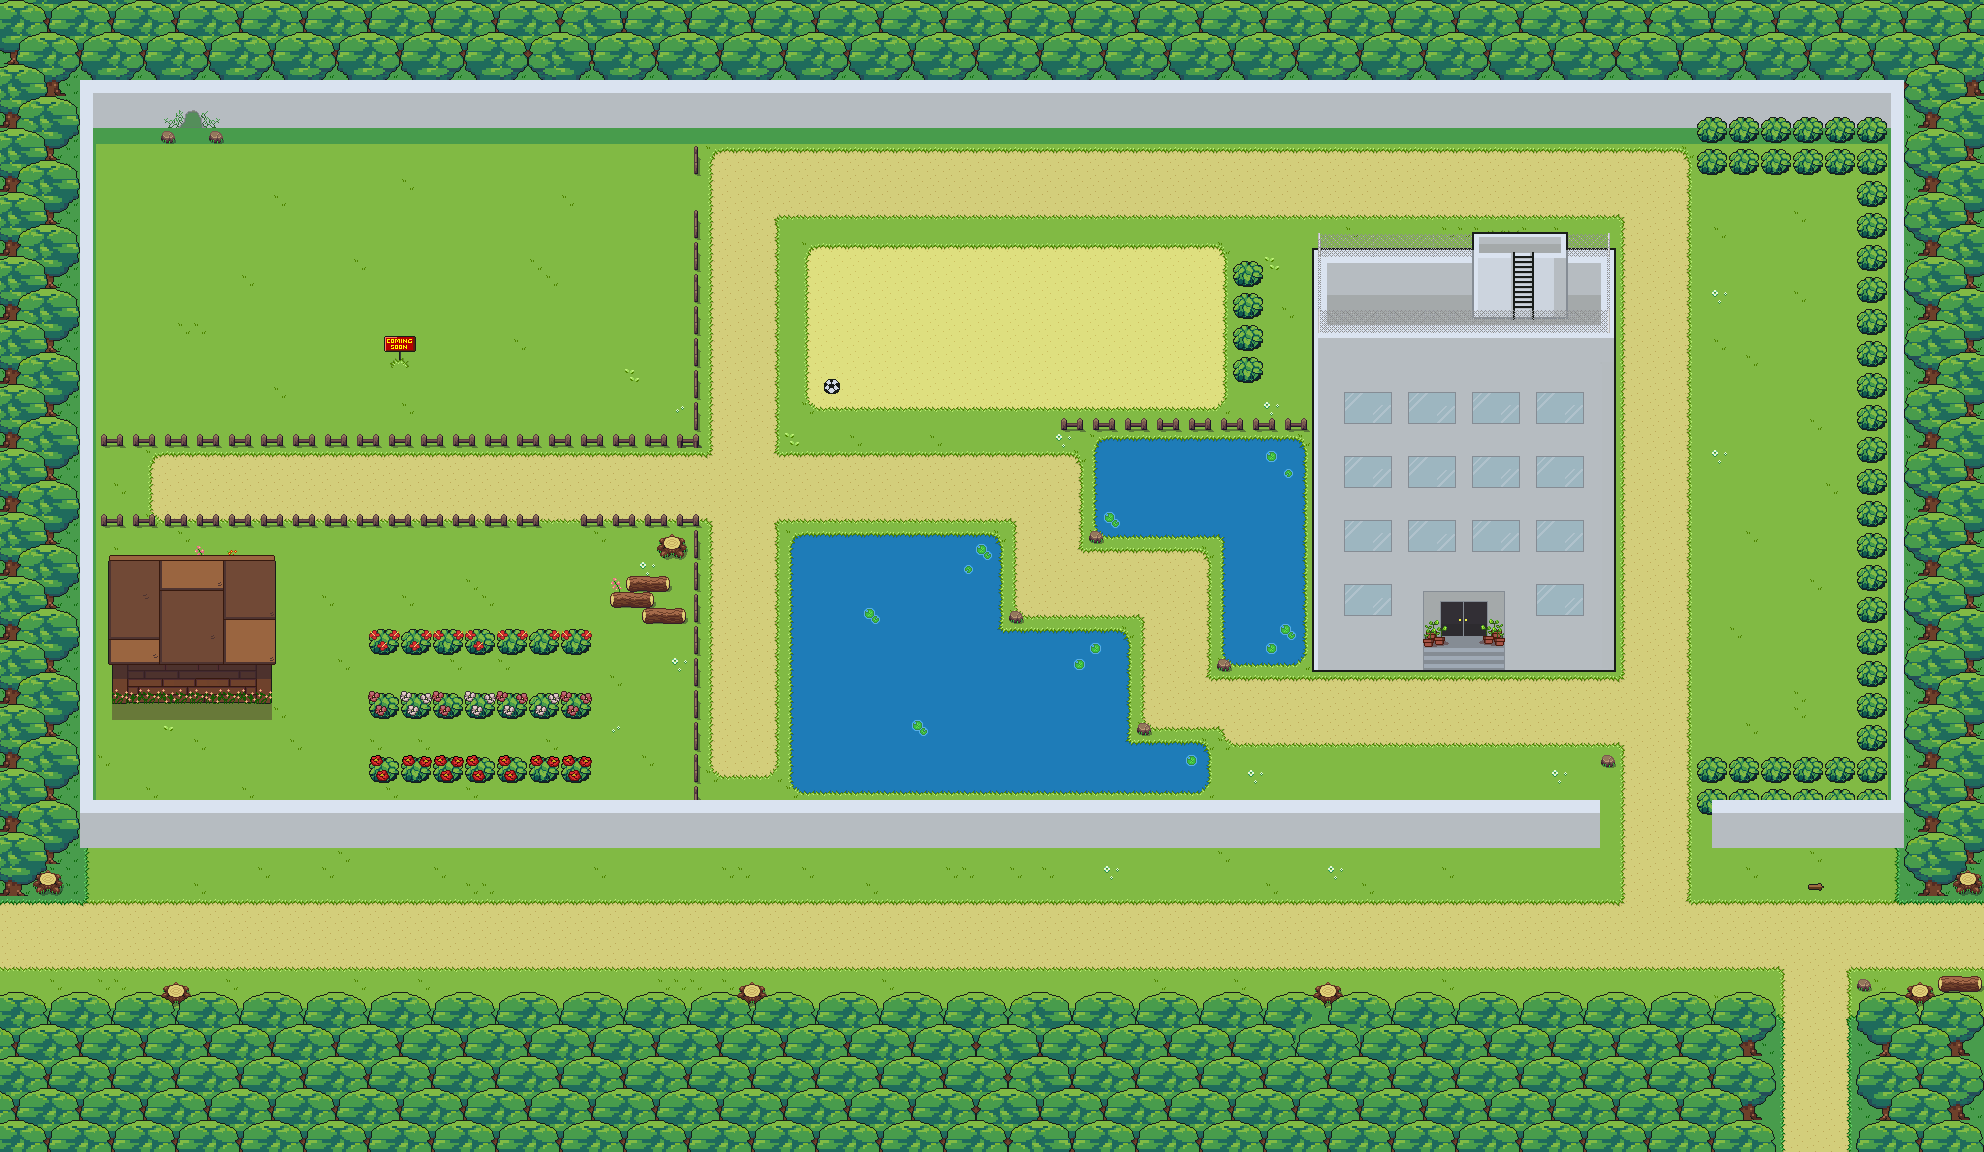

This is a level from a 2D game, rendered from its Tiled map with the project's own tilesets. A one-line summary and the map file follow, with tile-layer data summarised:
An orthogonal 124x72 tile map with 16x16 px tiles, 39 tile layers (base, base2, jalan, air, ...), 4 tilesets and 179 objects.

<map version="1.5" tiledversion="1.7.2" orientation="orthogonal" renderorder="right-down" width="124" height="72" tilewidth="16" tileheight="16" infinite="0" nextlayerid="51" nextobjectid="666">
 <tileset firstgid="1" source="obyek.tsx" />
 <tileset firstgid="257" source="aset sekolah.tsx" />
 <tileset firstgid="1247" source="Overworld.tsx" />
 <tileset firstgid="2687" source="aset basecamp.tsx" />
 <layer id="1" name="base" width="124" height="72">
  <data>[8928 cells, 8928 non-empty, 3 distinct tile ids]</data>
 </layer>
 <layer id="41" name="base2" width="124" height="72">
  <data>[8928 cells, 999 non-empty, 1 distinct tile ids]</data>
 </layer>
 <layer id="7" name="jalan" width="124" height="72">
  <data>[8928 cells, 2167 non-empty, 3 distinct tile ids]</data>
 </layer>
 <layer id="40" name="air" width="124" height="72">
  <data>[8928 cells, 512 non-empty, 2 distinct tile ids]</data>
 </layer>
 <layer id="6" name="rerumputan" width="124" height="72">
  <data>[8928 cells, 2834 non-empty, 54 distinct tile ids]</data>
 </layer>
 <layer id="50" name="tangga" width="124" height="72">
  <data>[8928 cells, 15 non-empty, 15 distinct tile ids]</data>
 </layer>
 <layer id="42" name="gedung" width="124" height="72">
  <data>[8928 cells, 645 non-empty, 645 distinct tile ids]</data>
 </layer>
 <layer id="13" name="pohon tebang" width="124" height="72">
  <data>[8928 cells, 248 non-empty, 39 distinct tile ids]</data>
 </layer>
 <group id="15" name="pohon">
  <layer id="38" name="pohon-23" width="124" height="72">
   <data>[8928 cells, 246 non-empty, 8 distinct tile ids]</data>
  </layer>
  <layer id="16" name="pohon-22" width="124" height="72">
   <data>[8928 cells, 496 non-empty, 16 distinct tile ids]</data>
  </layer>
  <layer id="17" name="pohon-21" width="124" height="72">
   <data>[8928 cells, 492 non-empty, 16 distinct tile ids]</data>
  </layer>
  <layer id="18" name="pohon-20" width="124" height="72">
   <data>[8928 cells, 28 non-empty, 16 distinct tile ids]</data>
  </layer>
  <layer id="19" name="pohon-19" width="124" height="72">
   <data>[8928 cells, 28 non-empty, 16 distinct tile ids]</data>
  </layer>
  <layer id="22" name="pohon-18" width="124" height="72">
   <data>[8928 cells, 28 non-empty, 16 distinct tile ids]</data>
  </layer>
  <layer id="21" name="pohon-17" width="124" height="72">
   <data>[8928 cells, 28 non-empty, 16 distinct tile ids]</data>
  </layer>
  <layer id="20" name="pohon-16" width="124" height="72">
   <data>[8928 cells, 28 non-empty, 16 distinct tile ids]</data>
  </layer>
  <layer id="23" name="pohon-15" width="124" height="72">
   <data>[8928 cells, 28 non-empty, 16 distinct tile ids]</data>
  </layer>
  <layer id="24" name="pohon-14" width="124" height="72">
   <data>[8928 cells, 28 non-empty, 16 distinct tile ids]</data>
  </layer>
  <layer id="25" name="pohon-13" width="124" height="72">
   <data>[8928 cells, 28 non-empty, 16 distinct tile ids]</data>
  </layer>
  <layer id="26" name="pohon-12" width="124" height="72">
   <data>[8928 cells, 28 non-empty, 16 distinct tile ids]</data>
  </layer>
  <layer id="27" name="pohon-11" width="124" height="72">
   <data>[8928 cells, 28 non-empty, 16 distinct tile ids]</data>
  </layer>
  <layer id="28" name="pohon-10" width="124" height="72">
   <data>[8928 cells, 28 non-empty, 16 distinct tile ids]</data>
  </layer>
  <layer id="29" name="pohon-9" width="124" height="72">
   <data>[8928 cells, 28 non-empty, 16 distinct tile ids]</data>
  </layer>
  <layer id="30" name="pohon-8" width="124" height="72">
   <data>[8928 cells, 28 non-empty, 16 distinct tile ids]</data>
  </layer>
  <layer id="31" name="pohon-7" width="124" height="72">
   <data>[8928 cells, 28 non-empty, 16 distinct tile ids]</data>
  </layer>
  <layer id="32" name="pohon-6" width="124" height="72">
   <data>[8928 cells, 28 non-empty, 16 distinct tile ids]</data>
  </layer>
  <layer id="33" name="pohon-5" width="124" height="72">
   <data>[8928 cells, 28 non-empty, 16 distinct tile ids]</data>
  </layer>
  <layer id="34" name="pohon-4" width="124" height="72">
   <data>[8928 cells, 28 non-empty, 16 distinct tile ids]</data>
  </layer>
  <layer id="35" name="pohon-3" width="124" height="72">
   <data>[8928 cells, 28 non-empty, 16 distinct tile ids]</data>
  </layer>
  <layer id="36" name="pohon-2" width="124" height="72">
   <data>[8928 cells, 28 non-empty, 16 distinct tile ids]</data>
  </layer>
  <layer id="37" name="pohon-1" width="124" height="72">
   <data>[8928 cells, 28 non-empty, 16 distinct tile ids]</data>
  </layer>
  <layer id="8" name="pohon1" width="124" height="72">
   <data>[8928 cells, 514 non-empty, 17 distinct tile ids]</data>
  </layer>
  <layer id="9" name="pohon2" width="124" height="72">
   <data>[8928 cells, 480 non-empty, 16 distinct tile ids]</data>
  </layer>
  <layer id="10" name="pohon3" width="124" height="72">
   <data>[8928 cells, 504 non-empty, 16 distinct tile ids]</data>
  </layer>
  <layer id="11" name="pohon4" width="124" height="72">
   <data>[8928 cells, 480 non-empty, 16 distinct tile ids]</data>
  </layer>
  <layer id="12" name="pohon5" width="124" height="72">
   <data>[8928 cells, 270 non-empty, 17 distinct tile ids]</data>
  </layer>
 </group>
 <layer id="39" name="pager-1" width="124" height="72">
  <data>[8928 cells, 349 non-empty, 13 distinct tile ids]</data>
 </layer>
 <layer id="14" name="pager" width="124" height="72">
  <data>[8928 cells, 456 non-empty, 12 distinct tile ids]</data>
 </layer>
 <layer id="49" name="semak" width="124" height="72">
  <data>[8928 cells, 52 non-empty, 4 distinct tile ids]</data>
 </layer>
 <objectgroup id="46" name="collider">
  <!-- 179 objects omitted --></objectgroup>
</map>
<!-- 179 of 179 objects omitted -->
